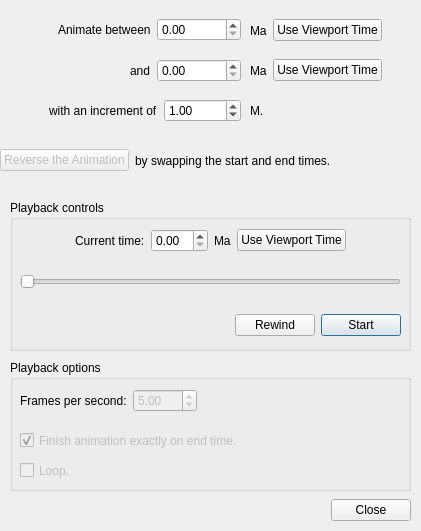
<ui version="4.0" >
 <author></author>
 <comment></comment>
 <exportmacro></exportmacro>
 <class>AnimateDialog</class>
 <widget class="QDialog" name="AnimateDialog" >
  <property name="geometry" >
   <rect>
    <x>0</x>
    <y>0</y>
    <width>421</width>
    <height>531</height>
   </rect>
  </property>
  <property name="windowTitle" >
   <string>Animate</string>
  </property>
  <widget class="QWidget" name="layoutWidget" >
   <property name="geometry" >
    <rect>
     <x>0</x>
     <y>10</y>
     <width>241</width>
     <height>40</height>
    </rect>
   </property>
   <layout class="QHBoxLayout" >
    <property name="margin" >
     <number>0</number>
    </property>
    <property name="spacing" >
     <number>6</number>
    </property>
    <item>
     <spacer>
      <property name="orientation" >
       <enum>Qt::Horizontal</enum>
      </property>
      <property name="sizeHint" >
       <size>
        <width>48</width>
        <height>38</height>
       </size>
      </property>
     </spacer>
    </item>
    <item>
     <widget class="QLabel" name="label_1" >
      <property name="text" >
       <string>Animate between</string>
      </property>
     </widget>
    </item>
    <item>
     <widget class="QDoubleSpinBox" name="widget_start_time" >
      <property name="maximum" >
       <double>1e+06</double>
      </property>
     </widget>
    </item>
   </layout>
  </widget>
  <widget class="QWidget" name="layoutWidget" >
   <property name="geometry" >
    <rect>
     <x>0</x>
     <y>50</y>
     <width>241</width>
     <height>41</height>
    </rect>
   </property>
   <layout class="QHBoxLayout" >
    <property name="margin" >
     <number>0</number>
    </property>
    <property name="spacing" >
     <number>6</number>
    </property>
    <item>
     <spacer>
      <property name="orientation" >
       <enum>Qt::Horizontal</enum>
      </property>
      <property name="sizeHint" >
       <size>
        <width>50</width>
        <height>39</height>
       </size>
      </property>
     </spacer>
    </item>
    <item>
     <widget class="QLabel" name="label_2" >
      <property name="text" >
       <string>and</string>
      </property>
     </widget>
    </item>
    <item>
     <widget class="QDoubleSpinBox" name="widget_end_time" >
      <property name="maximum" >
       <double>1e+06</double>
      </property>
     </widget>
    </item>
   </layout>
  </widget>
  <widget class="QWidget" name="horizontalLayout" >
   <property name="geometry" >
    <rect>
     <x>0</x>
     <y>90</y>
     <width>241</width>
     <height>41</height>
    </rect>
   </property>
   <layout class="QHBoxLayout" >
    <property name="margin" >
     <number>0</number>
    </property>
    <property name="spacing" >
     <number>6</number>
    </property>
    <item>
     <spacer>
      <property name="orientation" >
       <enum>Qt::Horizontal</enum>
      </property>
      <property name="sizeHint" >
       <size>
        <width>40</width>
        <height>20</height>
       </size>
      </property>
     </spacer>
    </item>
    <item>
     <widget class="QLabel" name="label_5" >
      <property name="text" >
       <string>with an increment of</string>
      </property>
     </widget>
    </item>
    <item>
     <widget class="QDoubleSpinBox" name="widget_time_increment" >
      <property name="maximum" >
       <double>10000</double>
      </property>
      <property name="minimum" >
       <double>0.01</double>
      </property>
      <property name="singleStep" >
       <double>0.1</double>
      </property>
      <property name="value" >
       <double>1</double>
      </property>
     </widget>
    </item>
   </layout>
  </widget>
  <widget class="QWidget" name="horizontalLayout_5" >
   <property name="geometry" >
    <rect>
     <x>250</x>
     <y>10</y>
     <width>171</width>
     <height>41</height>
    </rect>
   </property>
   <layout class="QHBoxLayout" >
    <property name="margin" >
     <number>0</number>
    </property>
    <property name="spacing" >
     <number>6</number>
    </property>
    <item>
     <widget class="QLabel" name="label_start_time_units" >
      <property name="text" >
       <string>Ma</string>
      </property>
     </widget>
    </item>
    <item>
     <widget class="QPushButton" name="button_Use_Viewport_Time_start_time" >
      <property name="text" >
       <string>Use Viewport Time</string>
      </property>
      <property name="autoDefault" >
       <bool>false</bool>
      </property>
     </widget>
    </item>
    <item>
     <spacer>
      <property name="orientation" >
       <enum>Qt::Horizontal</enum>
      </property>
      <property name="sizeHint" >
       <size>
        <width>40</width>
        <height>20</height>
       </size>
      </property>
     </spacer>
    </item>
   </layout>
  </widget>
  <widget class="QWidget" name="horizontalLayout_6" >
   <property name="geometry" >
    <rect>
     <x>250</x>
     <y>50</y>
     <width>171</width>
     <height>41</height>
    </rect>
   </property>
   <layout class="QHBoxLayout" >
    <property name="margin" >
     <number>0</number>
    </property>
    <property name="spacing" >
     <number>6</number>
    </property>
    <item>
     <widget class="QLabel" name="label_end_time_units" >
      <property name="text" >
       <string>Ma</string>
      </property>
     </widget>
    </item>
    <item>
     <widget class="QPushButton" name="button_Use_Viewport_Time_end_time" >
      <property name="text" >
       <string>Use Viewport Time</string>
      </property>
      <property name="autoDefault" >
       <bool>false</bool>
      </property>
     </widget>
    </item>
    <item>
     <spacer>
      <property name="orientation" >
       <enum>Qt::Horizontal</enum>
      </property>
      <property name="sizeHint" >
       <size>
        <width>40</width>
        <height>20</height>
       </size>
      </property>
     </spacer>
    </item>
   </layout>
  </widget>
  <widget class="QWidget" name="horizontalLayout_7" >
   <property name="geometry" >
    <rect>
     <x>250</x>
     <y>90</y>
     <width>171</width>
     <height>41</height>
    </rect>
   </property>
   <layout class="QHBoxLayout" >
    <property name="margin" >
     <number>0</number>
    </property>
    <property name="spacing" >
     <number>6</number>
    </property>
    <item>
     <widget class="QLabel" name="label_time_increment_units" >
      <property name="text" >
       <string>M.</string>
      </property>
     </widget>
    </item>
    <item>
     <spacer>
      <property name="orientation" >
       <enum>Qt::Horizontal</enum>
      </property>
      <property name="sizeHint" >
       <size>
        <width>40</width>
        <height>20</height>
       </size>
      </property>
     </spacer>
    </item>
   </layout>
  </widget>
  <widget class="QWidget" name="horizontalLayout_8" >
   <property name="geometry" >
    <rect>
     <x>0</x>
     <y>140</y>
     <width>421</width>
     <height>41</height>
    </rect>
   </property>
   <layout class="QHBoxLayout" >
    <property name="margin" >
     <number>0</number>
    </property>
    <property name="spacing" >
     <number>6</number>
    </property>
    <item>
     <widget class="QPushButton" name="button_Reverse_the_Animation" >
      <property name="enabled" >
       <bool>false</bool>
      </property>
      <property name="text" >
       <string>Reverse the Animation</string>
      </property>
     </widget>
    </item>
    <item>
     <widget class="QLabel" name="label_by_swapping" >
      <property name="text" >
       <string>by swapping the start and end times.</string>
      </property>
     </widget>
    </item>
    <item>
     <spacer>
      <property name="orientation" >
       <enum>Qt::Horizontal</enum>
      </property>
      <property name="sizeHint" >
       <size>
        <width>40</width>
        <height>20</height>
       </size>
      </property>
     </spacer>
    </item>
   </layout>
  </widget>
  <widget class="QGroupBox" name="groupbox_Playback_controls" >
   <property name="geometry" >
    <rect>
     <x>10</x>
     <y>200</y>
     <width>401</width>
     <height>151</height>
    </rect>
   </property>
   <property name="title" >
    <string>Playback controls</string>
   </property>
   <widget class="QWidget" name="horizontalLayout_3" >
    <property name="geometry" >
     <rect>
      <x>10</x>
      <y>20</y>
      <width>381</width>
      <height>41</height>
     </rect>
    </property>
    <layout class="QHBoxLayout" >
     <property name="margin" >
      <number>0</number>
     </property>
     <property name="spacing" >
      <number>6</number>
     </property>
     <item>
      <spacer>
       <property name="orientation" >
        <enum>Qt::Horizontal</enum>
       </property>
       <property name="sizeHint" >
        <size>
         <width>40</width>
         <height>20</height>
        </size>
       </property>
      </spacer>
     </item>
     <item>
      <widget class="QLabel" name="label_current_time" >
       <property name="text" >
        <string>Current time:</string>
       </property>
      </widget>
     </item>
     <item>
      <widget class="QDoubleSpinBox" name="widget_current_time" />
     </item>
     <item>
      <widget class="QLabel" name="label_current_time_units" >
       <property name="text" >
        <string>Ma</string>
       </property>
      </widget>
     </item>
     <item>
      <widget class="QPushButton" name="button_Use_Viewport_Time_current_time" >
       <property name="text" >
        <string>Use Viewport Time</string>
       </property>
       <property name="autoDefault" >
        <bool>false</bool>
       </property>
      </widget>
     </item>
     <item>
      <spacer>
       <property name="orientation" >
        <enum>Qt::Horizontal</enum>
       </property>
       <property name="sizeHint" >
        <size>
         <width>40</width>
         <height>20</height>
        </size>
       </property>
      </spacer>
     </item>
    </layout>
   </widget>
   <widget class="QWidget" name="horizontalLayout_2" >
    <property name="geometry" >
     <rect>
      <x>10</x>
      <y>100</y>
      <width>381</width>
      <height>51</height>
     </rect>
    </property>
    <layout class="QHBoxLayout" >
     <property name="margin" >
      <number>0</number>
     </property>
     <property name="spacing" >
      <number>6</number>
     </property>
     <item>
      <spacer>
       <property name="orientation" >
        <enum>Qt::Horizontal</enum>
       </property>
       <property name="sizeHint" >
        <size>
         <width>40</width>
         <height>20</height>
        </size>
       </property>
      </spacer>
     </item>
     <item>
      <widget class="QPushButton" name="button_Rewind" >
       <property name="enabled" >
        <bool>true</bool>
       </property>
       <property name="text" >
        <string>Rewind</string>
       </property>
       <property name="autoDefault" >
        <bool>false</bool>
       </property>
      </widget>
     </item>
     <item>
      <widget class="QPushButton" name="button_Start" >
       <property name="text" >
        <string>Start</string>
       </property>
       <property name="autoDefault" >
        <bool>true</bool>
       </property>
       <property name="default" >
        <bool>true</bool>
       </property>
      </widget>
     </item>
    </layout>
   </widget>
   <widget class="QSlider" name="slider_current_time" >
    <property name="enabled" >
     <bool>false</bool>
    </property>
    <property name="geometry" >
     <rect>
      <x>10</x>
      <y>70</y>
      <width>381</width>
      <height>24</height>
     </rect>
    </property>
    <property name="orientation" >
     <enum>Qt::Horizontal</enum>
    </property>
   </widget>
  </widget>
  <widget class="QGroupBox" name="groupbox_Playback_Options" >
   <property name="geometry" >
    <rect>
     <x>10</x>
     <y>360</y>
     <width>401</width>
     <height>131</height>
    </rect>
   </property>
   <property name="title" >
    <string>Playback options</string>
   </property>
   <widget class="QWidget" name="horizontalLayout_4" >
    <property name="geometry" >
     <rect>
      <x>10</x>
      <y>20</y>
      <width>381</width>
      <height>41</height>
     </rect>
    </property>
    <layout class="QHBoxLayout" >
     <property name="margin" >
      <number>0</number>
     </property>
     <property name="spacing" >
      <number>6</number>
     </property>
     <item>
      <widget class="QLabel" name="label_Frames_per_second" >
       <property name="text" >
        <string>Frames per second:</string>
       </property>
      </widget>
     </item>
     <item>
      <widget class="QDoubleSpinBox" name="widget_Frames_per_second" >
       <property name="enabled" >
        <bool>false</bool>
       </property>
       <property name="maximum" >
        <double>100</double>
       </property>
       <property name="minimum" >
        <double>0</double>
       </property>
       <property name="value" >
        <double>5</double>
       </property>
      </widget>
     </item>
     <item>
      <spacer>
       <property name="orientation" >
        <enum>Qt::Horizontal</enum>
       </property>
       <property name="sizeHint" >
        <size>
         <width>40</width>
         <height>20</height>
        </size>
       </property>
      </spacer>
     </item>
    </layout>
   </widget>
   <widget class="QCheckBox" name="checkbox_Finish_animation_on_end_time" >
    <property name="enabled" >
     <bool>false</bool>
    </property>
    <property name="geometry" >
     <rect>
      <x>10</x>
      <y>70</y>
      <width>371</width>
      <height>21</height>
     </rect>
    </property>
    <property name="text" >
     <string>Finish animation exactly on end time.</string>
    </property>
    <property name="checked" >
     <bool>true</bool>
    </property>
   </widget>
   <widget class="QCheckBox" name="checkbox_Loop" >
    <property name="enabled" >
     <bool>false</bool>
    </property>
    <property name="geometry" >
     <rect>
      <x>10</x>
      <y>100</y>
      <width>371</width>
      <height>21</height>
     </rect>
    </property>
    <property name="text" >
     <string>Loop.</string>
    </property>
   </widget>
  </widget>
  <widget class="QWidget" name="layoutWidget" >
   <property name="geometry" >
    <rect>
     <x>10</x>
     <y>490</y>
     <width>401</width>
     <height>40</height>
    </rect>
   </property>
   <layout class="QHBoxLayout" >
    <property name="margin" >
     <number>0</number>
    </property>
    <property name="spacing" >
     <number>6</number>
    </property>
    <item>
     <spacer>
      <property name="orientation" >
       <enum>Qt::Horizontal</enum>
      </property>
      <property name="sizeHint" >
       <size>
        <width>131</width>
        <height>31</height>
       </size>
      </property>
     </spacer>
    </item>
    <item>
     <widget class="QPushButton" name="button_Close" >
      <property name="text" >
       <string>Close</string>
      </property>
      <property name="autoDefault" >
       <bool>false</bool>
      </property>
     </widget>
    </item>
   </layout>
  </widget>
 </widget>
 <pixmapfunction></pixmapfunction>
 <tabstops>
  <tabstop>widget_start_time</tabstop>
  <tabstop>button_Use_Viewport_Time_start_time</tabstop>
  <tabstop>widget_end_time</tabstop>
  <tabstop>button_Use_Viewport_Time_end_time</tabstop>
  <tabstop>widget_time_increment</tabstop>
  <tabstop>button_Reverse_the_Animation</tabstop>
  <tabstop>button_Start</tabstop>
  <tabstop>button_Rewind</tabstop>
  <tabstop>widget_current_time</tabstop>
  <tabstop>button_Use_Viewport_Time_current_time</tabstop>
  <tabstop>slider_current_time</tabstop>
  <tabstop>widget_Frames_per_second</tabstop>
  <tabstop>checkbox_Finish_animation_on_end_time</tabstop>
  <tabstop>checkbox_Loop</tabstop>
  <tabstop>button_Close</tabstop>
 </tabstops>
 <resources/>
 <connections>
  <connection>
   <sender>button_Close</sender>
   <signal>clicked()</signal>
   <receiver>AnimateDialog</receiver>
   <slot>close()</slot>
   <hints>
    <hint type="sourcelabel" >
     <x>409</x>
     <y>512</y>
    </hint>
    <hint type="destinationlabel" >
     <x>179</x>
     <y>282</y>
    </hint>
   </hints>
  </connection>
 </connections>
</ui>
